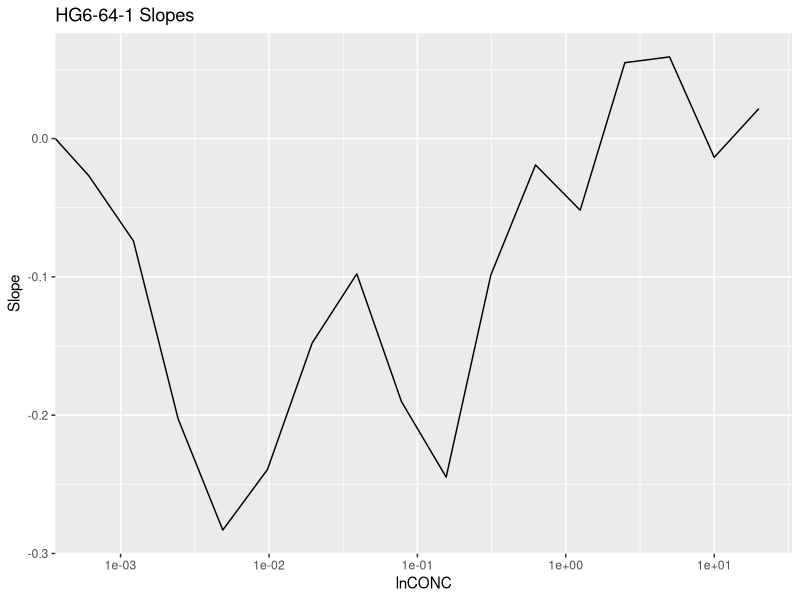

The R script that drew this image: (Note: this script raises an error after producing the figure.)
## ---- chunk 1
knitr::opts_chunk$set(echo = TRUE)
library(readxl)
library(openxlsx)
library(dplyr)
library(tidyr)
library(purrr)
library(ModelMetrics)
library(ggplot2)
library(stringr)
## ---- chunk 2
inputdata <- as.data.frame(read_xlsx("inputdata.xlsx", sheet = "HG6-64-1")) # "AZD") "Dasatinib") "BMS")))
ActiveName <- colnames(inputdata[2])
activefunction <- function(x) {1-a*x/(b+x) -(1-a)*x/(c+x)}
deriv.fuction <- function(x) {-c/(c + x)^2 + a*(-b/(b + x)^2 + c/(c + x)^2)}
  
x <- as.vector(inputdata[,1])
logx <- log10(as.vector(inputdata[,1]))
y <- as.vector(inputdata[,2])

testdata <- as.data.frame(cbind(logx,y))

slope_report <- t(as.data.frame(c(0,0,0,0,0)))
colnames(slope_report) <- c("i", "x","logx", "y", "slope")

tempterm <- as.numeric(seq(from = 1, to = length(x), by = 1))
for(i in tempterm){
  if (i == min(tempterm)){a <- i} else {a <- i - 1}
  if (i == max(tempterm)){b <- i} else {b <- i + 1}

  #a / left side
  tempdata <- testdata[a:i,]
  low_slope <- (tempdata[2,2]-tempdata[1,2])/(tempdata[2,1]-tempdata[1,1])
  tempdata <- testdata[i:b,]
  high_slope <- (tempdata[2,2]-tempdata[1,2])/(tempdata[2,1]-tempdata[1,1])
  if (a == i){low_slope <- high_slope}else{}
  if (b == i){high_slope <- low_slope}else{}
  
  slope <- (high_slope+low_slope)/2
  
  tempvector <- c(i, x[i], logx[i], y[i], slope)               
  slope_report <- rbind(slope_report, tempvector)
  print(paste(a,i,b, sep = ",")) 
}
slope_report <- as.data.frame(slope_report)

ggplot(data = slope_report, aes(x = x, y = slope))+
  geom_line()+
  scale_x_continuous(trans = "log10") + 
  labs(title = paste(ActiveName,"Slopes", sep = " "), x = "lnCONC", y = "Slope")+
  ggsave(plot = last_plot(), filename = paste(ActiveName, "_Slope_Plot.png", sep = ""), width = 10, height = 10, device = NULL)



## ---- chunk 3

deriv.fuction(logx)

